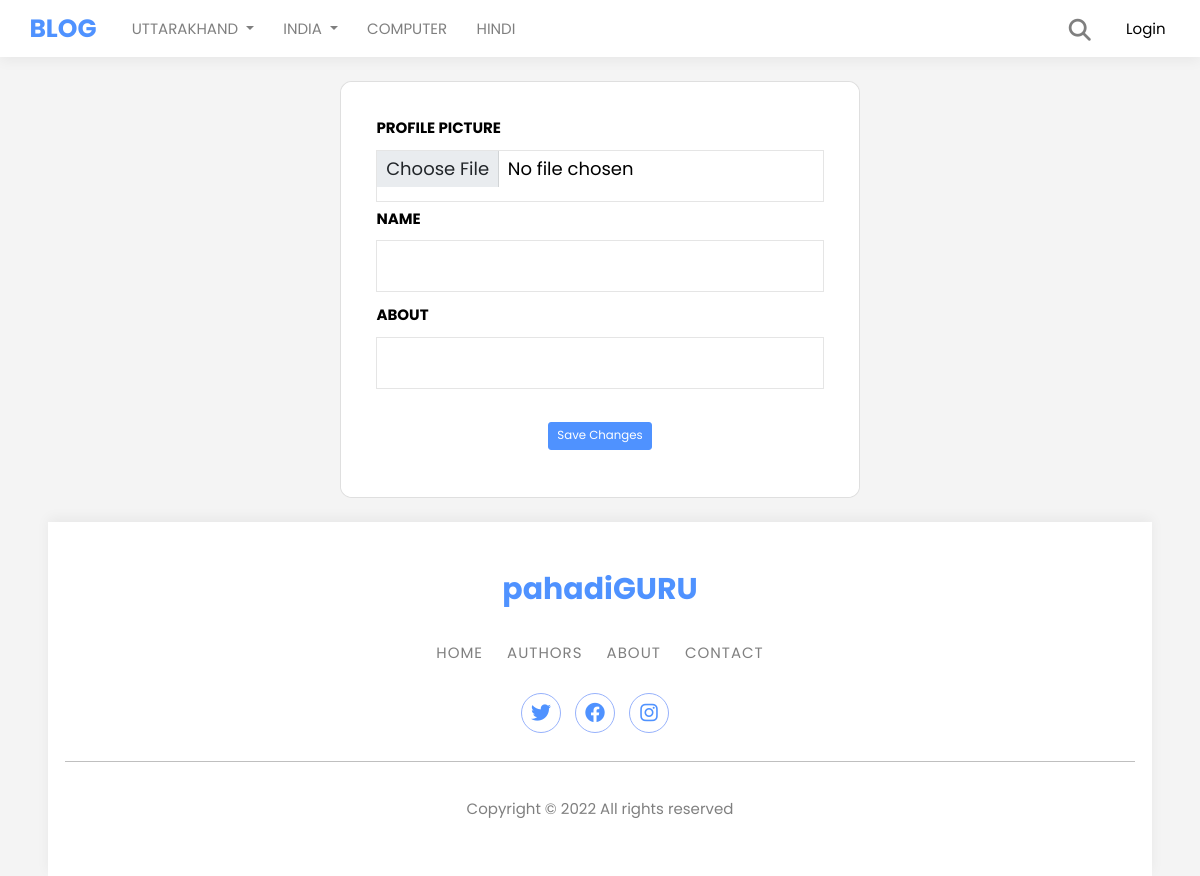
The app's page /edit_profile/4, older data.
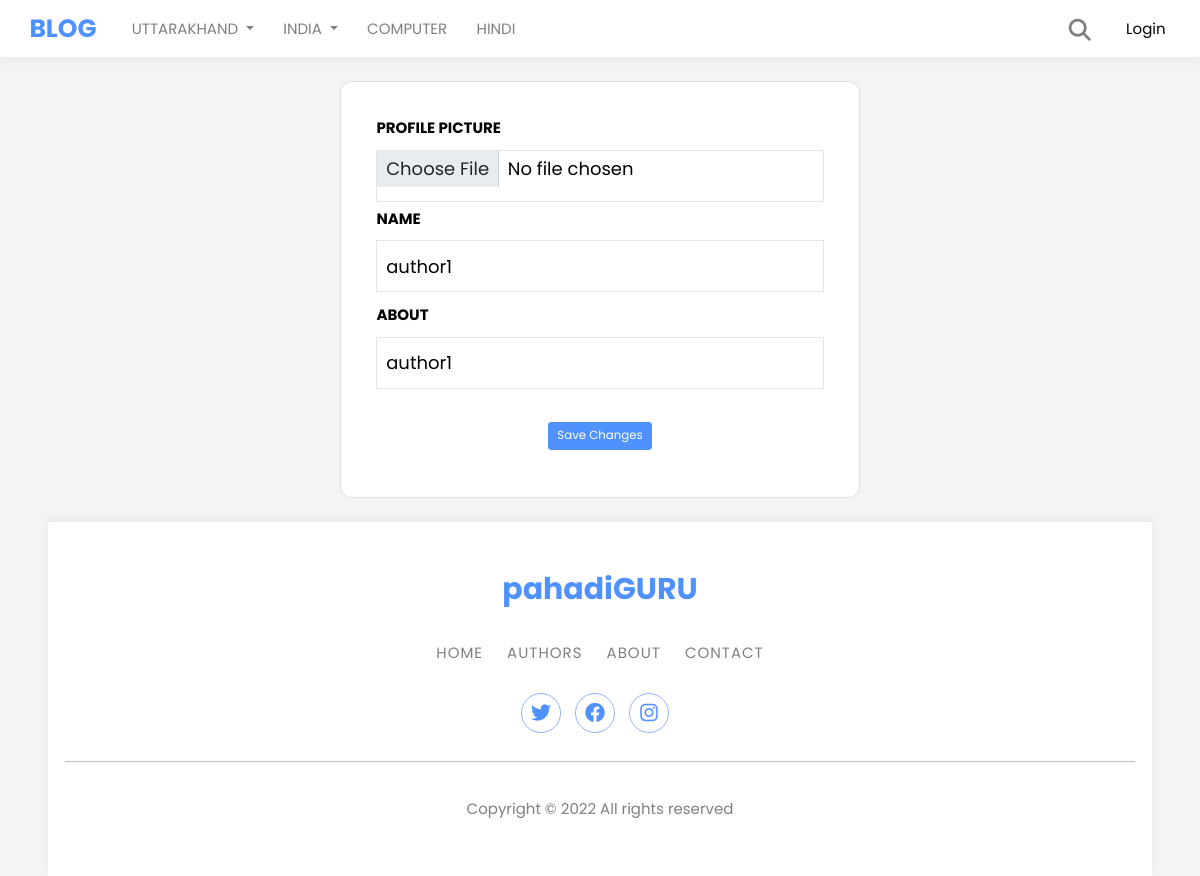
The same page, newer data.
### app.py (models this page shows)
class Users(db.Model, UserMixin):
    id = db.Column(db.Integer, primary_key=True)
    username = db.Column(db.String(20), unique=True, nullable=False)
    name = db.Column(db.String(50), nullable=False)
    email = db.Column(db.String(150), nullable=False)
    phone = db.Column(db.String(50), nullable=False)
    date_added = db.Column(db.Date, default=date.today)
    about_author = db.Column(db.String(500), nullable=False)
    security_question = db.Column(db.String(50), nullable=False)
    security_answer = db.Column(db.String(50), nullable=False)
    password_hash = db.Column(db.String(128))
    role = db.Column(db.String(10), default='User')
    posts = db.relationship('Posts', backref='poster')
    likes=db.relationship('Likes',backref='user',passive_deletes=True)
    profile_pic=db.Column(db.String(), nullable=True)

### app.py (the view)
@app.route("/edit_profile/<int:id>",methods=['GET','POST'])
def edit_profile(id):
    form=editProfileForm()
    user = Users.query.get(id)
    if request.method == 'POST':
        user.name= form.name.data
        user.about_author= form.about_author.data
        if request.files['profile_pic']:
            pic = request.files['profile_pic']
            filename = secure_filename(pic.filename)
            pic_name = str(uuid.uuid1()) + "_" + filename
            pic.save(os.path.join(app.config['UPLOAD_FOLDER'], pic_name))
            user.profile_pic = pic_name
        try:
            db.session.commit()
            return redirect(url_for('dashboard'))
        except:
            flash("There was a problem editing that user")
            return render_template('edit_profile.html', form=form, user=user)
    else:
        return render_template('edit_profile.html', form=form, user=user)

### form.py
class editProfileForm(FlaskForm):
    name = StringField('Name', validators=[DataRequired()])
    phone = StringField('Phone', validators=[DataRequired()])
    email = StringField('Email', validators=[DataRequired()])
    about_author = StringField('About', validators=[DataRequired()])
    profile_pic=FileField('Profile Picture')
    submit = SubmitField('Save Changes')

### templates/edit_profile.html (shortened to what this page needs)
{% extends 'base2.html' %}
{% block content %}
<br>
<div class="container">
  <div class="row">
    <div class="col-md-6 offset-md-3">
      <div class="card my-1 rounded-4">
        <form class="card-body cardbody-color p-lg-5 rounded-4" method="post" enctype="multipart/form-data">
          <div class="mb-3">
            {{ form.profile_pic.label(class="form-label font-weight-bold text-uppercase") }}
            {{form.profile_pic(class="form-control my-2")}}
          <div class="mb-3">
            {{ form.name.label(class="form-label font-weight-bold text-uppercase") }}
            {{form.name(class="form-control my-2",value=user.name)}}
          </div>
          <div class="mb-3">
            {{ form.about_author.label(class="form-label font-weight-bold text-uppercase ") }}
            {{form.about_author(class="form-control my-2",value=user.about_author)}}
          </div>
          <br>
          <center>
            {{form.submit(class="btn btn-primary " )}}
        </center>
        </form>
      </div>
    </div>
  </div>
</div>
<br>
{% endblock %}

Row changes from the older to the newer data that the page shows:
added Users: name "author1", about_author "author1"
